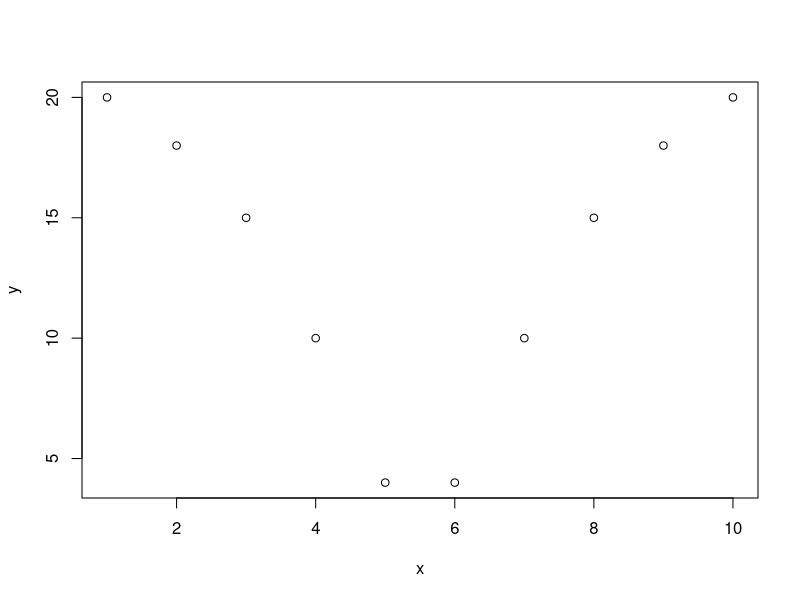
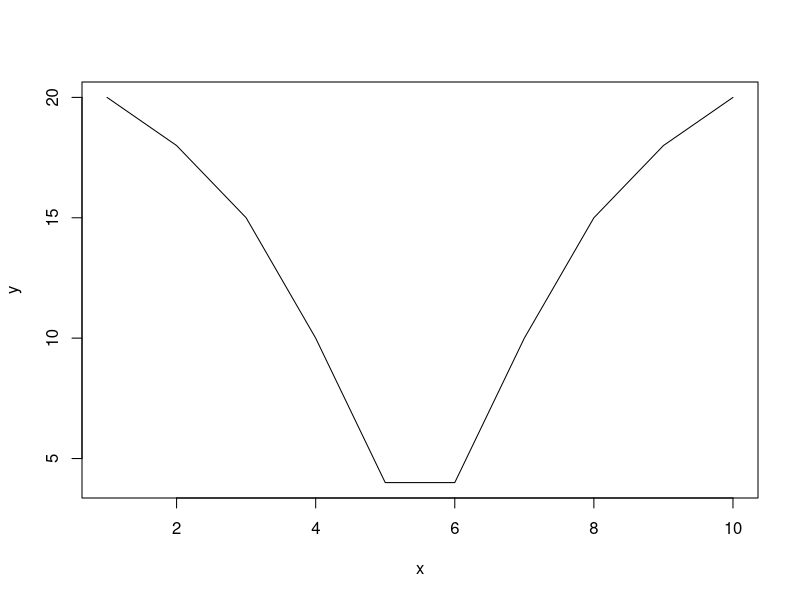
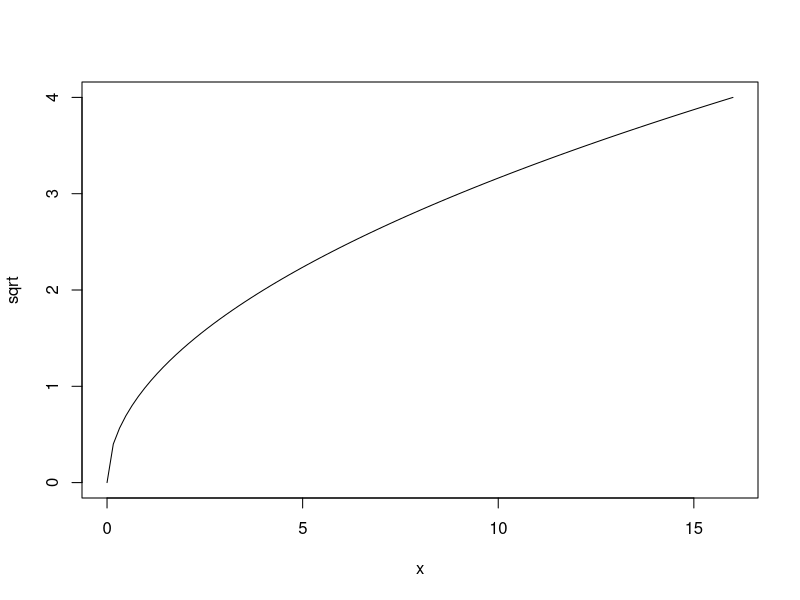
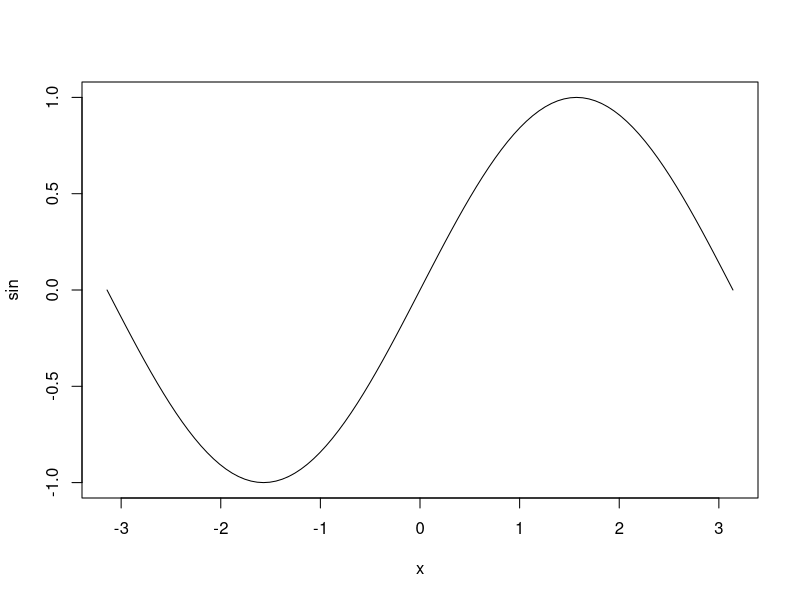

Write R code to recreate these figures, in order.
#Sum 3 plus 3
3+3

#Multiply 5 times 12
5*12

#Substract 3 to 4
4-3

#Division
47/17


#assign a numeric value to chocolatebar
chocolatebar <- 3
chocolatebar


#Assign to height 6
height <- 6


#Assign to weight 191
weight <- 191




#assign a character value to anyword
anyword <- "dog"
anyword

#do the same to another variable
dsfsdggs <- "dog"
dsfsdggs

#Logic
3<4
7>11


#Alfabetic order
"Daniel" > "Debbie"
"Daniel" > "Adrian"


#run the following lines

x <- c(1,2,3,4,5,6,7,8,9,10)
y <- c(20, 18, 15, 10, 4, 4, 10, 15, 18, 20)

#Plot x and y

plot(x,y)

plot(x,y, "l")



#plot the sqrt function from 0 to 16
plot(sqrt, 0, 16)

#plot the sin function from -pi to pi
plot(sin, -pi, pi)


#install packages

install.packages("ggplot2")

library(ggplot2)

?ggplot



